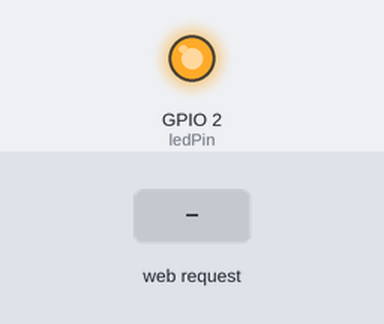
This sketch was run on a simulated ESP8266 (NodeMCU). Shown: output pins drawn as LEDs (lit = HIGH). The test bench sets the inputs (shaded band). WiFi joins after 1.5 s; servers stay silent unless stated; what the sketch prints to the serial monitor is not drawn.

Above: at 3.2 s.
3.3 s: HTTP request GET /on received
At 4.4 s:
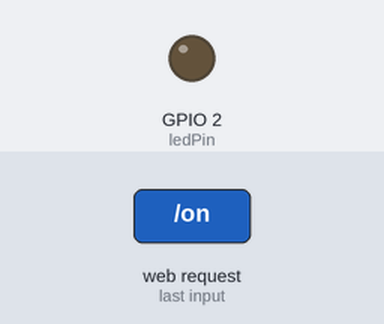
4.8 s: HTTP request GET /off received
At 5.5 s:
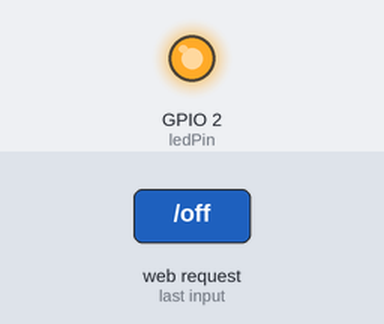
Timing chart, 0 to 7.8 s (numbered marks = the images above; inputs shaded):
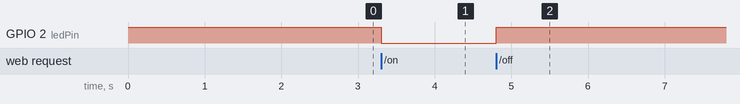

Measured:
- after the input at 3.3 s, GPIO 2 (ledPin): HIGH → LOW at once
- after the input at 4.8 s, GPIO 2 (ledPin): LOW → HIGH at once

The sketch:

ESP_Led2.ino
```cpp
#include <ESP8266WiFi.h>
#include <ESP8266WebServer.h>

// LED o'rnatilgan pin
const int ledPin = 2; // D4 pin (ESP8266 uchun ichki LED)

ESP8266WebServer server(80); // HTTP serverni 80-portda ishga tushirish

// WiFi tarmoq sozlamalari
const char* ssid = "WiFi_SSID"; // WiFi tarmoq nomi
const char* password = "WiFi_password"; // WiFi paroli

void handleRoot() {
  String html = "<!DOCTYPE html>";
  html += "<html>";
  html += "<head>";
  html += "<meta name='viewport' content='width=device-width, initial-scale=1.0'>";
  html += "<title>LED Boshqaruv</title>";
  html += "<style>";
  html += "body { text-align: center; font-family: Arial; background-color: #f7f7f7;}";
  html += "h1 { color: #333; }";
  html += ".button { background-color: #4CAF50; color: white; padding: 15px 30px; text-align: center; text-decoration: none; display: inline-block; font-size: 20px; margin: 10px; border-radius: 10px; }";
  html += ".button-off { background-color: #f44336; }";
  html += "</style>";
  html += "</head>";
  html += "<body>";
  html += "<h1>LED Boshqaruv Paneli</h1>";
  html += "<a href=\"/on\"><button class=\"button\">LED ON</button></a>";
  html += "<a href=\"/off\"><button class=\"button button-off\">LED OFF</button></a>";
  html += "</body>";
  html += "</html>";

  server.send(200, "text/html", html);
}

void handleLEDOn() {
  digitalWrite(ledPin, LOW); // LEDni yoqish
  handleRoot(); // To'g'ridan-to'g'ri boshqaruv interfeysiga qaytish
}

void handleLEDOff() {
  digitalWrite(ledPin, HIGH); // LEDni o'chirish
  handleRoot(); // To'g'ridan-to'g'ri boshqaruv interfeysiga qaytish
}

void setup() {
  Serial.begin(115200);

  pinMode(ledPin, OUTPUT);
  digitalWrite(ledPin, HIGH); // LEDni dastlab o'chirish

  // WiFi tarmog'iga ulanish
  WiFi.begin(ssid, password);
  Serial.println("WiFi tarmog'iga ulanish...");

  // WiFi tarmog'iga ulanish tugaguncha kutish
  while (WiFi.status() != WL_CONNECTED) {
    delay(1000);
    Serial.print(".");
  }

  Serial.println("");
  Serial.println("WiFi tarmog'iga ulandi!");
  Serial.print("IP Manzil: ");
  Serial.println(WiFi.localIP());

  // HTTP server so'rovlarini sozlash
  server.on("/", handleRoot);      // Asosiy sahifa
  server.on("/on", handleLEDOn);   // LEDni yoqish
  server.on("/off", handleLEDOff); // LEDni o'chirish

  server.begin(); // HTTP serverni ishga tushirish
  Serial.println("HTTP server ishga tushirildi.");
}

void loop() {
  server.handleClient(); // Mijoz so'rovlarini qayta ishlash
}
```
